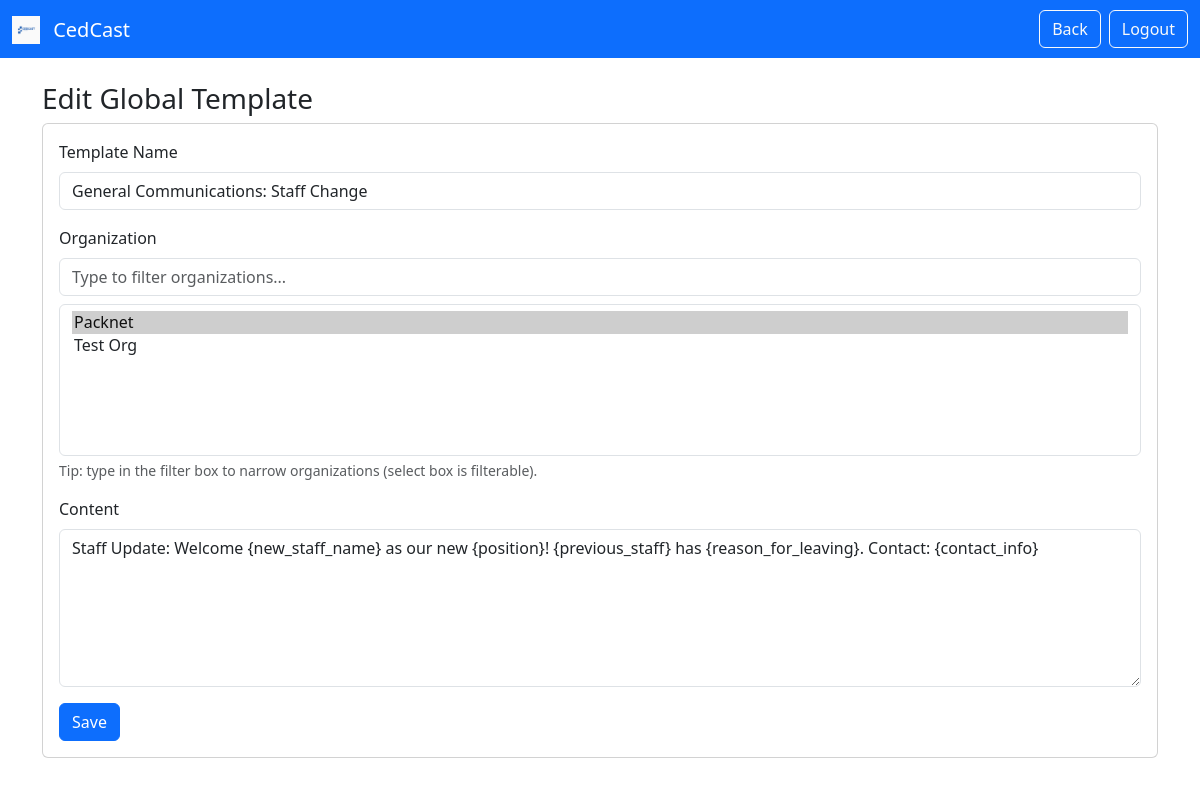
/super/global-templates/51/edit/ (signed in), run on the app's committed database.
### core/models.py (models this page shows, shortened)
class OrgSMSTemplate(models.Model):
	organization = models.ForeignKey('Organization', on_delete=models.CASCADE)
	name = models.CharField(max_length=100)
	content = models.TextField()
	created_at = models.DateTimeField(auto_now_add=True)
	is_pre_built = models.BooleanField(default=False, help_text="Whether this is a pre-built template")

class Organization(models.Model):
	TYPE_CHOICES = [
		("pharmacy", "Pharmacy"),
		("company", "Company"),
		("ngo", "NGO"),
		("other", "Other"),
	]
	name = models.CharField(max_length=255)
	org_type = models.CharField(max_length=20, choices=TYPE_CHOICES, default="company")
	slug = models.SlugField(max_length=100, unique=True)
	logo = models.ImageField(upload_to='org_logos/', blank=True, null=True)
	address = models.TextField(blank=True, null=True)
	phone_primary = models.CharField(max_length=20, blank=True, null=True)
	phone_secondary = models.CharField(max_length=20, blank=True, null=True)
	created_at = models.DateTimeField(auto_now_add=True)
	is_active = models.BooleanField(default=True)
	onboarded = models.BooleanField(default=False)
	banned = models.BooleanField(default=False, help_text="Whether this organization is banned from the platform")
	ban_reason = models.TextField(blank=True, null=True, help_text="Reason for banning the organization")
	banned_at = models.DateTimeField(blank=True, null=True, help_text="When the organization was banned")
	banned_by = models.ForeignKey(User, on_delete=models.SET_NULL, null=True, blank=True, related_name='banned_organizations', help_text="User who banned this organization")
	APPROVAL_CHOICES = [
		('pending', 'Pending Approval'),
		('approved', 'Approved'),
		('rejected', 'Rejected'),
	]
	approval_status = models.CharField(max_length=20, choices=APPROVAL_CHOICES, default='pending')
	approved_at = models.DateTimeField(blank=True, null=True)
	approved_by = models.ForeignKey(User, on_delete=models.SET_NULL, null=True, blank=True, related_name='approved_organizations')
	rejection_reason = models.TextField(blank=True, null=True)
	sms_credit_balance = models.DecimalField(max_digits=10, decimal_places=2, default=Decimal('0.00'))
	total_sms_sent = models.PositiveIntegerField(default=0, help_text="Total SMS sent by organization")
	sms_rate = models.DecimalField(max_digits=5, decimal_places=4, default=Decimal('0.25'), help_text="Cost per SMS in cedis")
	is_premium = models.BooleanField(default=False, help_text="Premium features enabled")
	class Meta:
		indexes = [
			models.Index(fields=['is_active', 'onboarded']),
			models.Index(fields=['slug']),
			models.Index(fields=['approval_status', 'created_at']),
		]
	@property
	def balance(self):
		"""Backward compatibility property for sms_credit_balance"""
		return self.sms_credit_balance

### core/views.py (the view, shortened to what this page needs)
# urls.py: path('super/global-templates/<int:template_id>/edit/', views.edit_global_template_view, name='edit_global_template'),
@login_required
def edit_global_template_view(request, template_id):
	if not request.user.role == User.SUPER_ADMIN:
		return redirect('dashboard')
	from .models import OrgSMSTemplate, Organization
	try:
		tmpl = OrgSMSTemplate.objects.get(id=template_id)
	except OrgSMSTemplate.DoesNotExist:
		return redirect('global_templates')
	orgs = Organization.objects.all().order_by('name')
	notice = None
	generated_credentials = None
	return render(request, 'global_template_form.html', {'template': tmpl, 'orgs': orgs, 'action': 'edit'})

### core/templates/global_template_form.html (shortened to what this page needs)
<!DOCTYPE html>
<html>
<head>
    {% load static %}
    <link href="https://cdn.jsdelivr.net/npm/bootstrap@5.3.2/dist/css/bootstrap.min.css" rel="stylesheet">
</head>
<body>
    <nav class="navbar navbar-expand-lg navbar-dark bg-primary mb-4">
        <div class="container-fluid">
            <a class="navbar-brand" href="{% url 'dashboard' %}">
                <img src="{% static 'images/cedcast_logo.png' %}" alt="CedCast" style="height:28px; margin-right:8px; object-fit:contain;" onerror="this.style.display='none'">
                <span class="align-middle">CedCast</span>
            </a>
            <div class="d-flex">
                <a href="{% url 'global_templates' %}" class="btn btn-outline-light me-2">Back</a>
                <a href="/logout/" class="btn btn-outline-light">Logout</a>
            </div>
        </div>
    </nav>
    <div class="container">
        <h3>{% if action == 'create' %}Create{% else %}Edit{% endif %} Global Template</h3>
        <div class="card">
            <div class="card-body">
                <form method="post">
                    <div class="mb-3">
                        <label class="form-label">Template Name</label>
                        <input type="text" name="name" class="form-control" value="{{ template.name|default:'' }}" required>
                    </div>
                    <div class="mb-3">
                        <label class="form-label">Organization</label>
                        <input id="org-filter" class="form-control mb-2" placeholder="Type to filter organizations...">
                        <select name="organization" id="organization-select" class="form-select" size="6">
                            {% for org in orgs %}
                                <option value="{{ org.id }}" {% if template and template.organization.id == org.id %}selected{% endif %} {% if prefill.organization == org.id %}selected{% endif %}>{{ org.name }}</option>
                            {% endfor %}
                        </select>
                        <div class="form-text">Tip: type in the filter box to narrow organizations (select box is filterable).</div>
                    </div>
                    <div class="mb-3">
                        <label class="form-label">Content</label>
                        <textarea name="content" class="form-control" rows="6">{{ template.content|default:'' }}</textarea>
                    </div>
                    <button type="submit" class="btn btn-primary">Save</button>
                </form>
            </div>
        </div>
    </div>
</body>
</html>

### data on the page
OrgSMSTemplate: name "General Communications: Staff Change", organization "Packnet ☑ / Test Org", content "Staff Update: Welcome {new_staff_name} as our new {position}! {previous_staff} has {reason_for_leaving}. Contact: {contact_info}"
